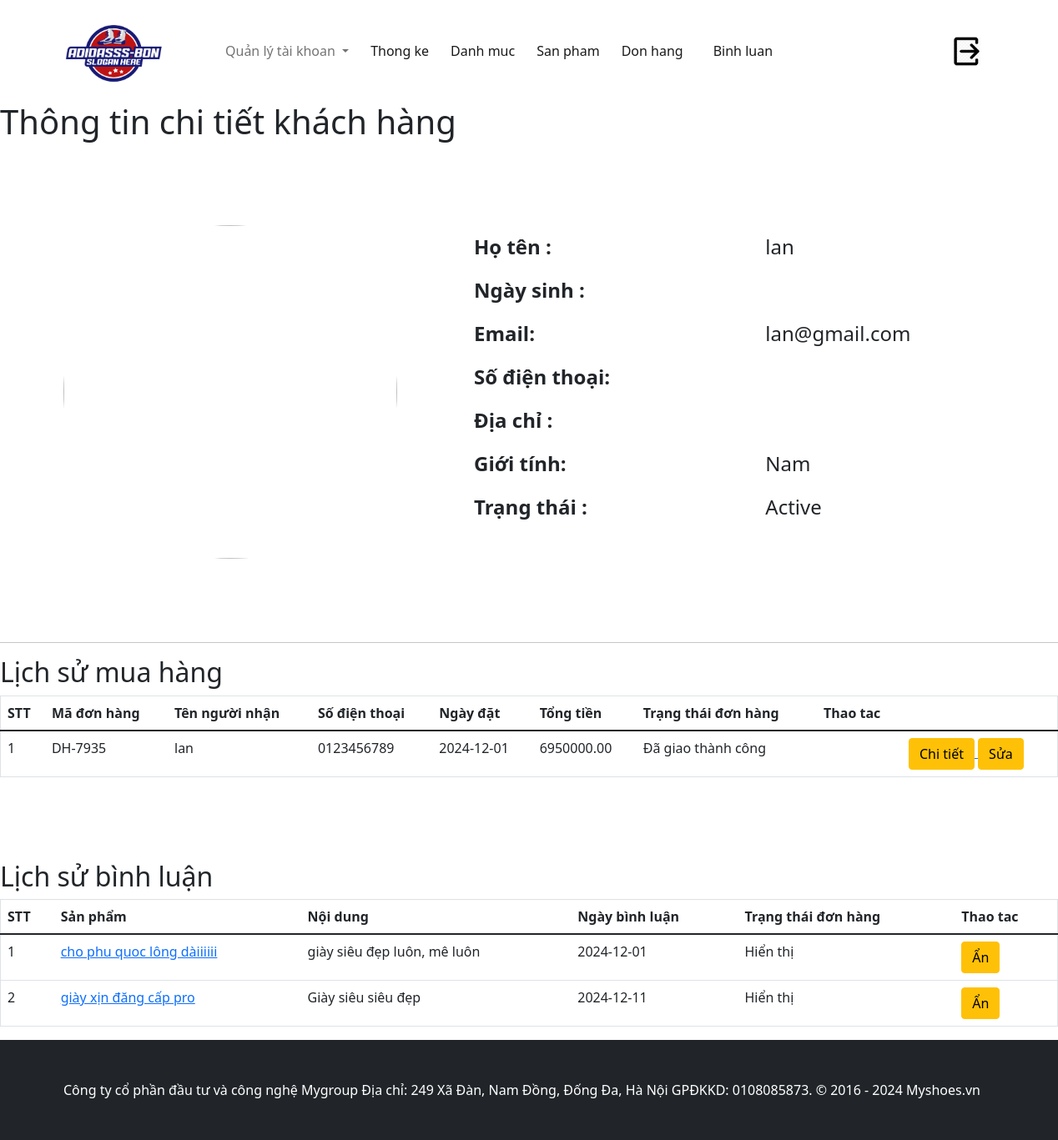
Page /admin/?act=chi-tiet-khach-hang&id_khach_hang=23 (signed in) on the committed database.
### tables this page shows
CREATE TABLE `tai_khoans` (
  `id` int NOT NULL,
  `ho_ten` varchar(255) NOT NULL,
  `anh_dai_dien` text,
  `ngay_sinh` date DEFAULT NULL,
  `email` varchar(255) NOT NULL,
  `so_dien_thoai` varchar(20) DEFAULT NULL,
  `gioi_tinh` tinyint(1) NOT NULL DEFAULT '1',
  `dia_chi` text,
  `mat_khau` varchar(255) NOT NULL,
  `chuc_vu_id` int NOT NULL,
  `trang_thai` tinyint(1) NOT NULL DEFAULT '1'
);

CREATE TABLE `don_hangs` (
  `id` int NOT NULL,
  `ma_don_hang` varchar(50) NOT NULL,
  `tai_khoan_id` int NOT NULL,
  `ten_nguoi_nhan` varchar(255) NOT NULL,
  `email_nguoi_nhan` varchar(255) NOT NULL,
  `sdt_nguoi_nhan` varchar(15) NOT NULL,
  `dia_chi_nguoi_nhan` text NOT NULL,
  `ngay_dat` date NOT NULL,
  `tong_tien` decimal(10,2) NOT NULL,
  `ghi_chu` text,
  `phuong_thuc_thanh_toan_id` int NOT NULL,
  `trang_thai_id` int NOT NULL
);

CREATE TABLE `trang_thai_don_hangs` (
  `id` int NOT NULL,
  `ten_trang_thai` varchar(255) NOT NULL
);

CREATE TABLE `binh_luans` (
  `id` int NOT NULL,
  `san_pham_id` int NOT NULL,
  `tai_khoan_id` int NOT NULL,
  `noi_dung` text NOT NULL,
  `ngay_dang` date NOT NULL,
  `trang_thai` tinyint(1) DEFAULT '1'
);

CREATE TABLE `san_phams` (
  `id` int NOT NULL,
  `ten_san_pham` varchar(255) NOT NULL,
  `gia_san_pham` decimal(10,2) NOT NULL,
  `gia_khuyen_mai` decimal(10,2) DEFAULT NULL,
  `hinh_anh` varchar(255) DEFAULT NULL,
  `so_luong` int NOT NULL,
  `luot_xem` int DEFAULT '0',
  `ngay_nhap` date NOT NULL,
  `mo_ta` text,
  `danh_muc_id` int NOT NULL,
  `trang_thai` tinyint NOT NULL DEFAULT '1',
  `ngay_cap_nhat_luot_xem` date DEFAULT NULL
);

### admin/controller/AdminTaiKhoanController.php (called while the page is built, shortened)
<?php
class AdminTaiKhoanController
{
    public $modelTaiKhoan;
    public $modelDonHang;
    public $modelSanPham;
    public function __construct()
    {
        $this->modelTaiKhoan = new AdminTaiKhoan();
        $this->modelDonHang = new adminDonHang();
        $this->modelSanPham = new adminSanPham();
    }
    public function detailKhachHang()
    {
        $id_khach_hang = $_GET['id_khach_hang'];
        $khachHang = $this->modelTaiKhoan->getDetailTaiKhoan($id_khach_hang);
        $listDonHang = $this->modelDonHang->getDonHangFormKhachHang($id_khach_hang);
        $listBinhLuan = $this->modelSanPham->getBinhLuanFromKhachHang($id_khach_hang);
        require_once './view/taikhoan/khachhang/detailKhachHang.php';
    }
}

### commons/function.php (called while the page is built, shortened)
<?php
function connectDB() {
    $host = DB_HOST;
    $port = DB_PORT;
    $dbname = DB_NAME;
    try {
        $conn = new PDO("mysql:host=$host;port=$port;dbname=$dbname", DB_USERNAME, DB_PASSWORD);
        $conn->setAttribute(PDO::ATTR_ERRMODE, PDO::ERRMODE_EXCEPTION);
        $conn->setAttribute(PDO::ATTR_DEFAULT_FETCH_MODE, PDO::FETCH_ASSOC);
        return $conn;
    } catch (PDOException $e) {
        echo ("Connection failed: " . $e->getMessage());
    }
}

### admin/model/AdminTaiKhoan.php (called while the page is built, shortened)
<?php
class AdminTaiKhoan
{
    public $conn;
    public function __construct()
    {
        $this->conn = connectDB();
    }
    public function getDetailTaiKhoan($id)
    {
        try {
            $sql = 'SELECT * FROM tai_khoans WHERE id=:id';
            $stmt = $this->conn->prepare($sql);
            $stmt->execute([
                ':id' => $id
            ]);
            return $stmt->fetch();
        } catch (Exception $e) {
            echo "Loi" . $e->getMessage();
            return false;
        }
    }
}

### admin/model/adminDonHang.php (called while the page is built, shortened)
<?php
class adminDonHang
{
    public $conn;
    public function __construct()
    {
        $this->conn = connectDB();
    }
    public function getDonHangFormKhachHang($id)
    {
        try {
            $sql = 'SELECT  don_hangs.*,trang_thai_don_hangs.ten_trang_thai
            FROM don_hangs
            INNER JOIN trang_thai_don_hangs ON don_hangs.trang_thai_id = trang_thai_don_hangs.id
            WHERE don_hangs.tai_khoan_id = :id
            ';
            $stmt = $this->conn->prepare($sql);
            $stmt->execute([':id' => $id]);
            return $stmt->fetchAll();
        } catch (Exception $e) {
            echo "Loi" . $e->getMessage();
        }
    }
}

### admin/model/adminSanPham.php (called while the page is built, shortened)
<?php
class adminSanPham
{
    public $conn;
    public function __construct()
    {
        $this->conn = connectDB();
    }
    public function getBinhLuanFromKhachHang($id)
    {
        try {
            $sql = 'SELECT  binh_luans.*,san_phams.ten_san_pham
            FROM binh_luans
            INNER JOIN san_phams ON binh_luans.san_pham_id = san_phams.id
            WHERE binh_luans.tai_khoan_id = :id
            ';
            $stmt = $this->conn->prepare($sql);
            $stmt->execute([':id'=>$id]);
            return $stmt->fetchAll();
        } catch (Exception $e) {
            echo "Loi" . $e->getMessage();
        }
    }
}

### admin/view/taikhoan/khachhang/detailKhachHang.php (the view, shortened to what this page needs)
<!DOCTYPE html>
<html lang="en">
<head>
    <link rel="stylesheet" href="./view/asset/css/style.css">
    <link href="https://cdn.jsdelivr.net/npm/bootstrap@5.1.3/dist/css/bootstrap.min.css" rel="stylesheet">
</head>
<body>
    <div class="col-sm-6  mb-100">
        <h1>Thông tin chi tiết khách hàng</h1>
    </div>
    <div class="container" style="display: flex; margin-top: 100px;margin-bottom:100px;">
        <div class="col-4" style="margin-right: 100px;">
            <img src="<?= $khachHang['anh_dai_dien'] ?>" alt="" onerror="this.onerror=null; this.src='https://cdn-icons-png.flaticon.com/512/149/149071.png'">
        </div>
        <div class="col-8">
            <div class="container">
                <table class="table table-borderless">
                    <tbody style="font-size: x-large;">
                        <tr>
                            <th>Họ tên :</th>
                            <td><?= $khachHang['ho_ten'] ?? '' ?></td>
                        </tr>
                        <tr>
                            <th>Ngày sinh :</th>
                            <td><?= $khachHang['ngay_sinh'] ?? '' ?></td>
                        </tr>
                        <tr>
                            <th>Email:</th>
                            <td><?= $khachHang['email'] ?? '' ?></td>
                        </tr>
                        <tr>
                            <th>Số điện thoại:</th>
                            <td><?= $khachHang['so_dien_thoai'] ?? '' ?></td>
                        </tr>
                        <tr>
                            <th>Địa chỉ :</th>
                            <td><?= $khachHang['dia_chi'] ?? '' ?></td>
                        </tr>
                        <tr>
                            <th>Giới tính:</th>
                            <td><?= $khachHang['gioi_tinh'] == 1 ? 'Nam' : 'Nữ'; ?></td>
                        </tr>
                        <tr>
                            <th>Trạng thái :</th>
                            <td><?= $khachHang['trang_thai'] == 1 ? 'Active' : 'Inactive'; ?></td>
                        </tr>
                    </tbody>
                </table>
            </div>
        </div>
    </div>
    <hr>
    <div class="col-12 " style="margin-bottom: 100px;">
        <h2>Lịch sử mua hàng</h2>
        <div>
            <table class="table" border="1">
                <thead>
                    <tr>
                        <th scope="col">STT</th>
                        <th scope="col">Mã đơn hàng</th>
                        <th scope="col">Tên người nhận</th>
                        <th scope="col">Số điện thoại</th>
                        <th scope="col">Ngày đặt</th>
                        <th scope="col">Tổng tiền</th>
                        <th scope="col">Trạng thái đơn hàng</th>
                        <th scope="col">Thao tac</th>
                    </tr>
                </thead>
                <tbody>
                    <?php foreach ($listDonHang as $key => $donHang): ?>
                        <tr>
                            <td><?= $key + 1 ?></td>
                            <td><?= $donHang['ma_don_hang'] ?></td>
                            <td><?= $donHang['ten_nguoi_nhan'] ?></td>
                            <td><?= $donHang['sdt_nguoi_nhan'] ?></td>
                            <td><?= $donHang['ngay_dat'] ?></td>
                            <td><?= $donHang['tong_tien'] ?></td>
                            <td><?= $donHang['ten_trang_thai'] ?></td>
                            <td></td>
                            <td>
                                <a href="<?= BASE_URL_AMIN . '?act=chi-tiet-don-hang&id_don_hang=' . $donHang['id'] ?>">
                                    <button class="btn btn-warning">Chi tiết</button>
                                </a>
                                <a href="<?= BASE_URL_AMIN . '?act=form-sua-don-hang&id_don_hang=' . $donHang['id'] ?>">
                                    <button class="btn btn-warning">Sửa</button>
                                </a>
                            </td>
                        </tr>
                    <?php endforeach ?>
                </tbody>
            </table>
        </div>
    </div>
    <div class="col-12">
        <h2>Lịch sử bình luận</h2>
        <div>
            <table class="table" border="1">
                <thead>
                    <tr>
                        <th scope="col">STT</th>
                        <th scope="col">Sản phẩm</th>
                        <th scope="col">Nội dung</th>
                        <th scope="col">Ngày bình luận</th>
                        <th scope="col">Trạng thái đơn hàng</th>
                        <th scope="col">Thao tac</th>
                    </tr>
                </thead>
                <tbody>
                    <?php foreach ($listBinhLuan as $key => $binhLuan): ?>
                        <tr>
                            <td><?= $key + 1 ?></td>
                            <td><a target="_blank" href="<?= BASE_URL_AMIN . '?act=chi-tiet-san-pham&id_san_pham=' . $binhLuan['san_pham_id'] ?>"><?= $binhLuan['ten_san_pham'] ?></a></td>
                            <td><?= $binhLuan['noi_dung'] ?></td>
                            <td><?= $binhLuan['ngay_dang'] ?></td>
                            <td><?= $binhLuan['trang_thai'] == 1 ? 'Hiển thị' : 'Bị ẩn' ?></td>
                            <td>
                            <form action="<?= BASE_URL_AMIN . '?act=update-trang-thai-binh-luan' ?>" method="POST">
                                <button  onclick="return confirm('bạn có muốn ẩn bình luận này không ?')" class="btn btn-warning">
                                    <?= $binhLuan['trang_thai'] == 1 ? 'Ẩn' : 'Bỏ ẩn' ?>
                                </button>
                            </form>
                            </td>
                        </tr>
                    <?php endforeach ?>
                </tbody>
            </table>
        </div>
    </div>
</body>
</html>

### admin/view/asset/css/style.css (style rules this page uses)
.mb-100 { margin-bottom: 100px; }

### admin/view/taikhoan/khachhang/detailKhachHang.php (style rules this page uses)
.col-4 img { width: 400px; height: 400px; border-radius: 50%; object-fit: cover; margin-right: 15px; }

### rows in the picture
tai_khoans: ho_ten "lan", email "lan@gmail.com"
don_hangs: ma_don_hang "DH-7935", ten_nguoi_nhan "lan", sdt_nguoi_nhan "0123456789", ngay_dat "2024-12-01", tong_tien "6950000.00", trang_thai_don_hangs.ten_trang_thai "Đã giao thành công"
binh_luans: san_pham.ten_san_pham "cho phu quoc lông dàiiiiii", noi_dung "giày siêu đẹp luôn, mê luôn", ngay_dang "2024-12-01", trang_thai "Hiển thị"
binh_luans: san_pham.ten_san_pham "giày xịn đăng cấp pro", noi_dung "Giày siêu siêu đẹp", ngay_dang "2024-12-11", trang_thai "Hiển thị"
